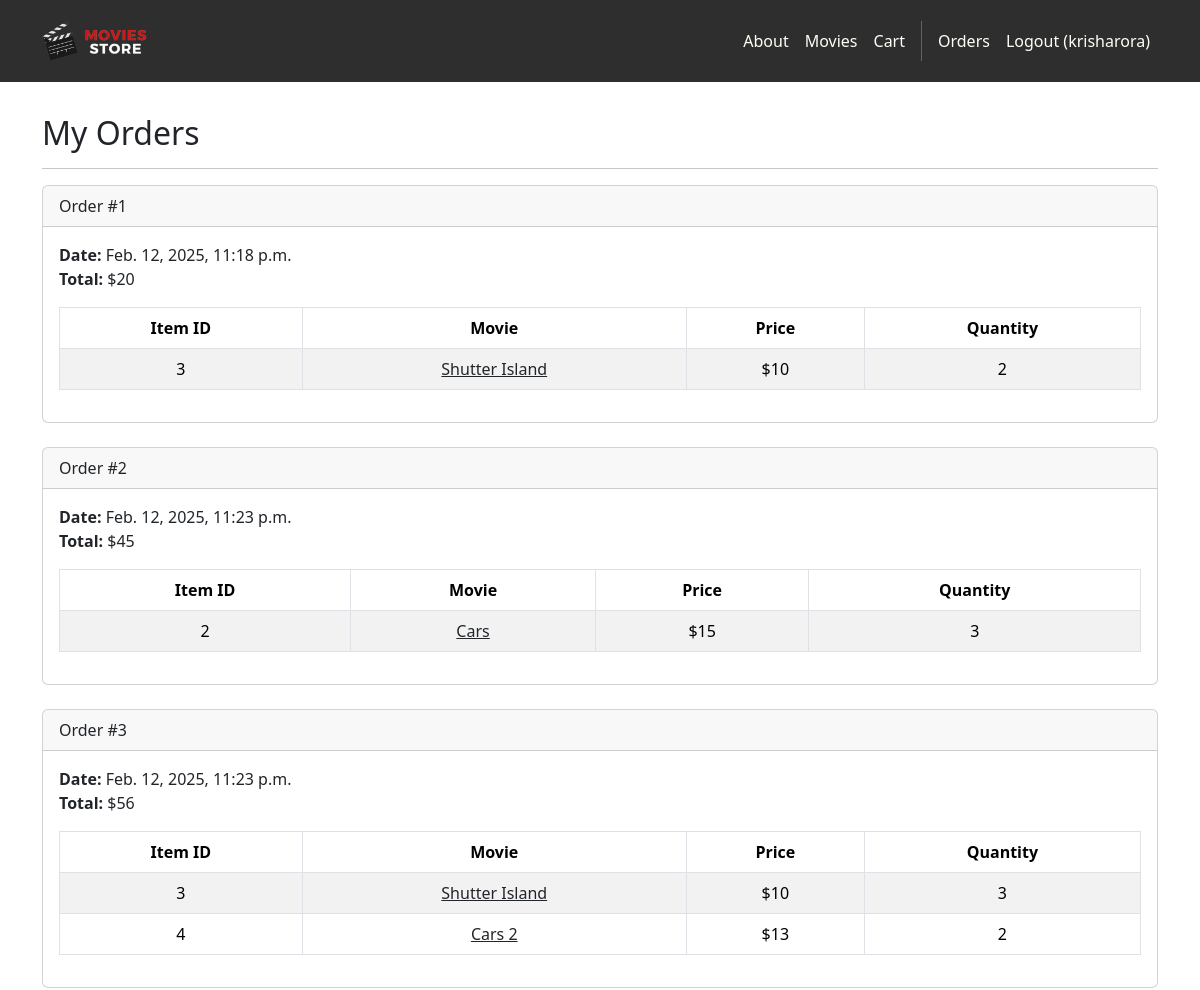
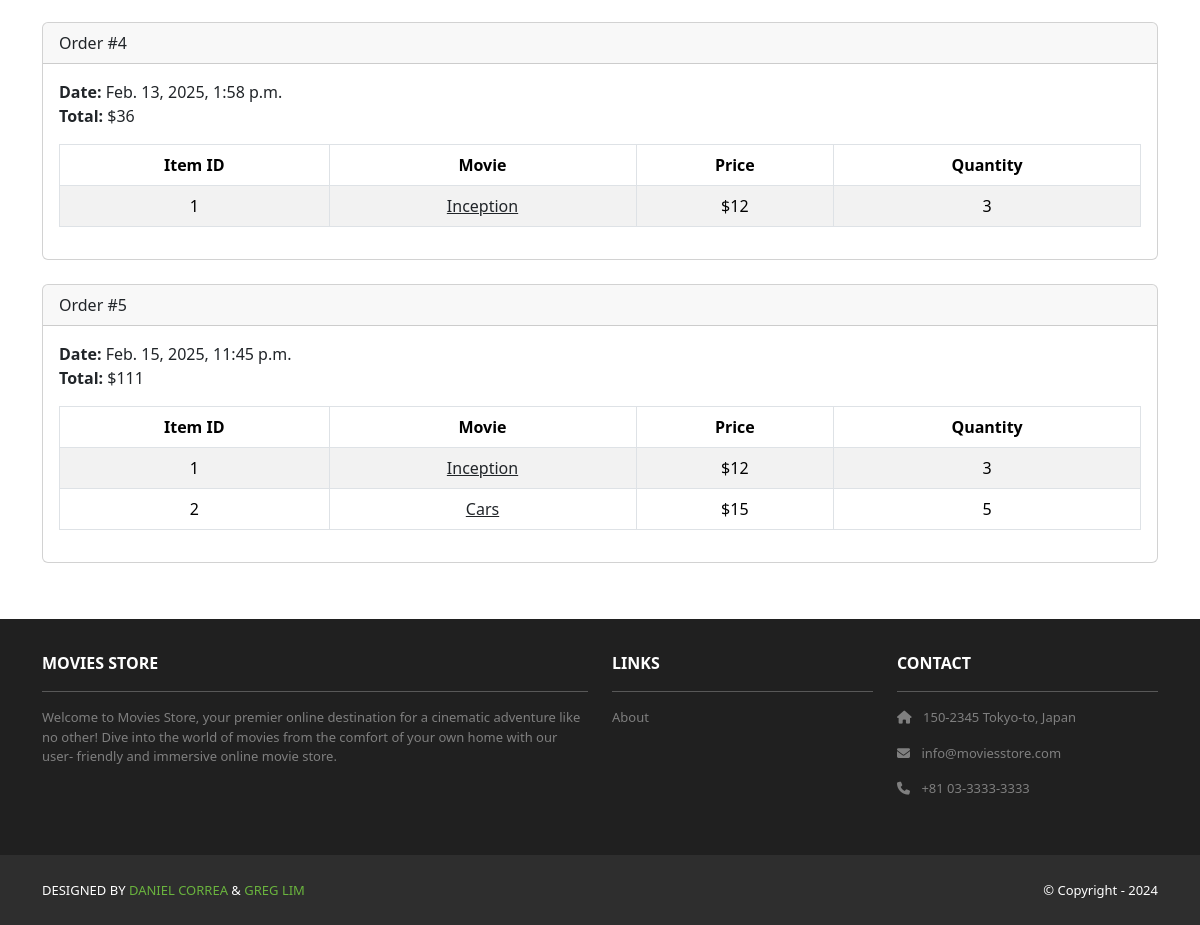
The app's page /accounts/orders/ (signed in), older data (2 pictures, top to bottom).
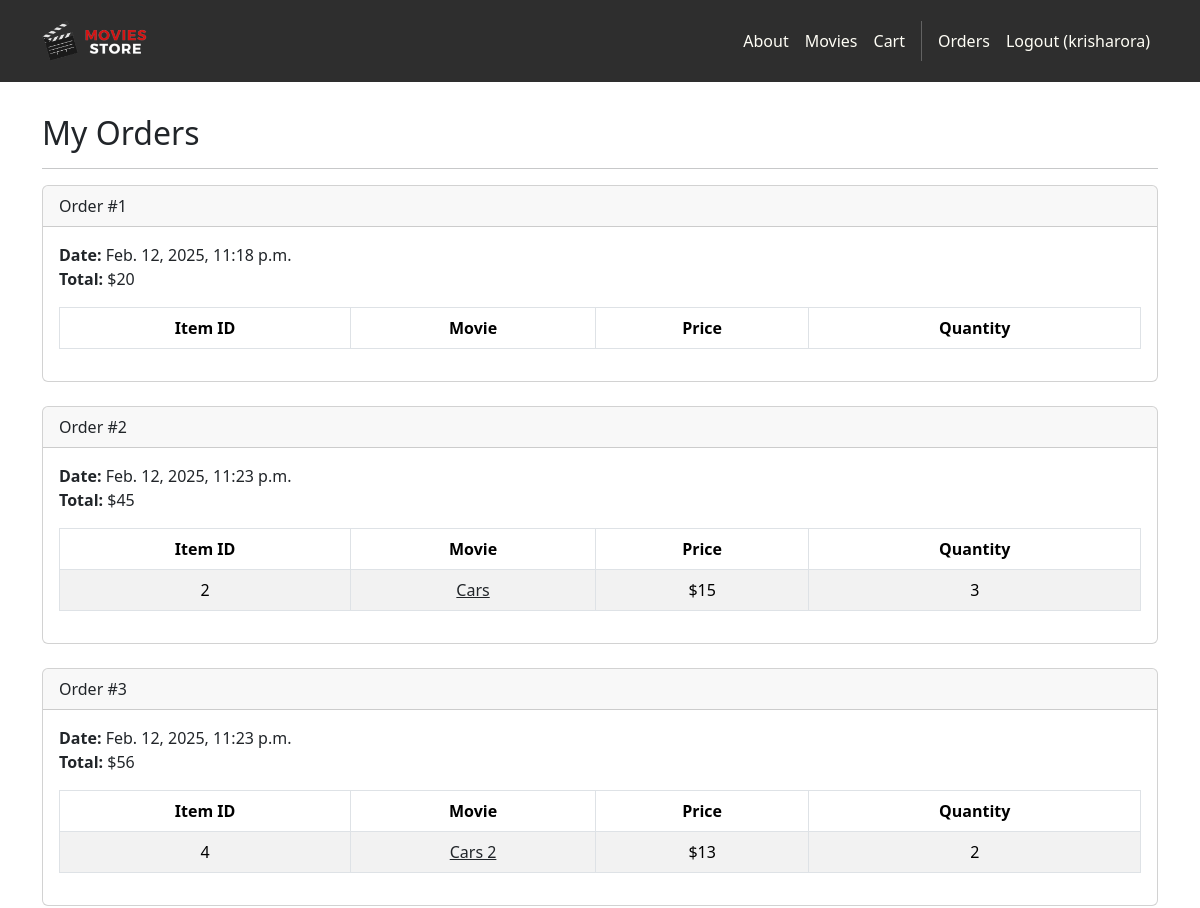
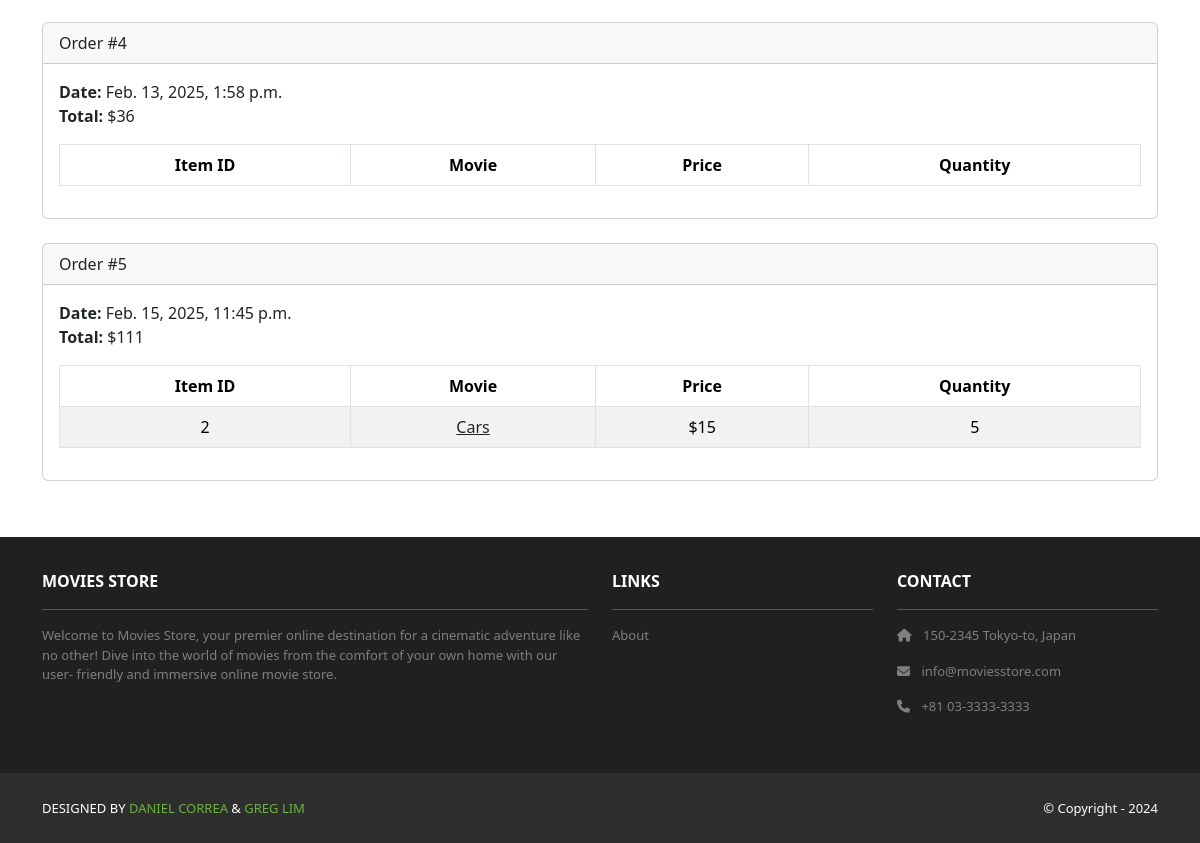
The same page, newer data (2 pictures, top to bottom).
### cart/models.py (models this page shows, shortened)
class Order(models.Model):
    id = models.AutoField(primary_key=True)
    total = models.IntegerField()
    date = models.DateTimeField(auto_now_add=True)
    user = models.ForeignKey(User,
        on_delete=models.CASCADE)

class Item(models.Model):
    id = models.AutoField(primary_key=True)
    price = models.IntegerField()
    quantity = models.IntegerField()
    order = models.ForeignKey(Order,
        on_delete=models.CASCADE)
    movie = models.ForeignKey(Movie,
        on_delete=models.CASCADE)

### movies/models.py (models this page shows, shortened)
class Movie(models.Model):
    id = models.AutoField(primary_key=True)
    name = models.CharField(max_length=255)
    price = models.IntegerField()
    description = models.TextField()
    image = models.ImageField(upload_to='movie_images/')

### accounts/views.py (the view)
# urls.py: path('orders/', views.orders, name='accounts.orders'),
@login_required
def orders(request):
    template_data = {}
    template_data['title'] = 'Orders'
    template_data['orders'] = request.user.order_set.all()
    return render(request, 'accounts/orders.html',
        {'template_data': template_data})

### accounts/templates/accounts/orders.html
{% extends 'base.html' %}
{% block content %}
<div class="p-3">
  <div class="container">
    <div class="row mt-3">
      <div class="col mx-auto mb-3">
        <h2>My Orders</h2>
        <hr />
        {% for order in template_data.orders %}
        <div class="card mb-4">
          <div class="card-header">
            Order #{{ order.id }}
          </div>
          <div class="card-body">
            <b>Date:</b> {{ order.date }}<br />
            <b>Total:</b> ${{ order.total }}<br />
            <table class="table table-bordered
              table-striped text-center mt-3">
              <thead>
                <tr>
                  <th scope="col">Item ID</th>
                  <th scope="col">Movie</th>
                  <th scope="col">Price</th>
                  <th scope="col">Quantity</th>
                </tr>
              </thead>
              <tbody>
                {% for item in order.item_set.all %}
                <tr>
                  <td>{{ item.movie.id }}</td>
                  <td>
                    <a class="link-dark"
                      href="{% url 'movies.show' id=item.movie.id %}">
                      {{ item.movie.name }}
                    </a>
                  </td>
                  <td>${{ item.movie.price }}</td>
                  <td>{{ item.quantity }}</td>
                </tr>
                {% endfor %}
              </tbody>
            </table>
          </div>
        </div>
        {% endfor %}
      </div>
    </div>
  </div>
</div>
{% endblock content %}

Row changes from the older to the newer data that the page shows:
removed Item: movie.id "3", movie.name "Shutter Island", movie.price "10", quantity "2", shown under Order "Feb. 12, 2025, 11:18 p.m."
removed Item: movie.id "3", movie.name "Shutter Island", movie.price "10", quantity "3", shown under Order id 3
removed Item: movie.id "1", movie.name "Inception", movie.price "12", quantity "3", shown under Order "Feb. 13, 2025, 1:58 p.m."
removed Item: movie.id "1", movie.name "Inception", movie.price "12", quantity "3", shown under Order "Feb. 15, 2025, 11:45 p.m."
